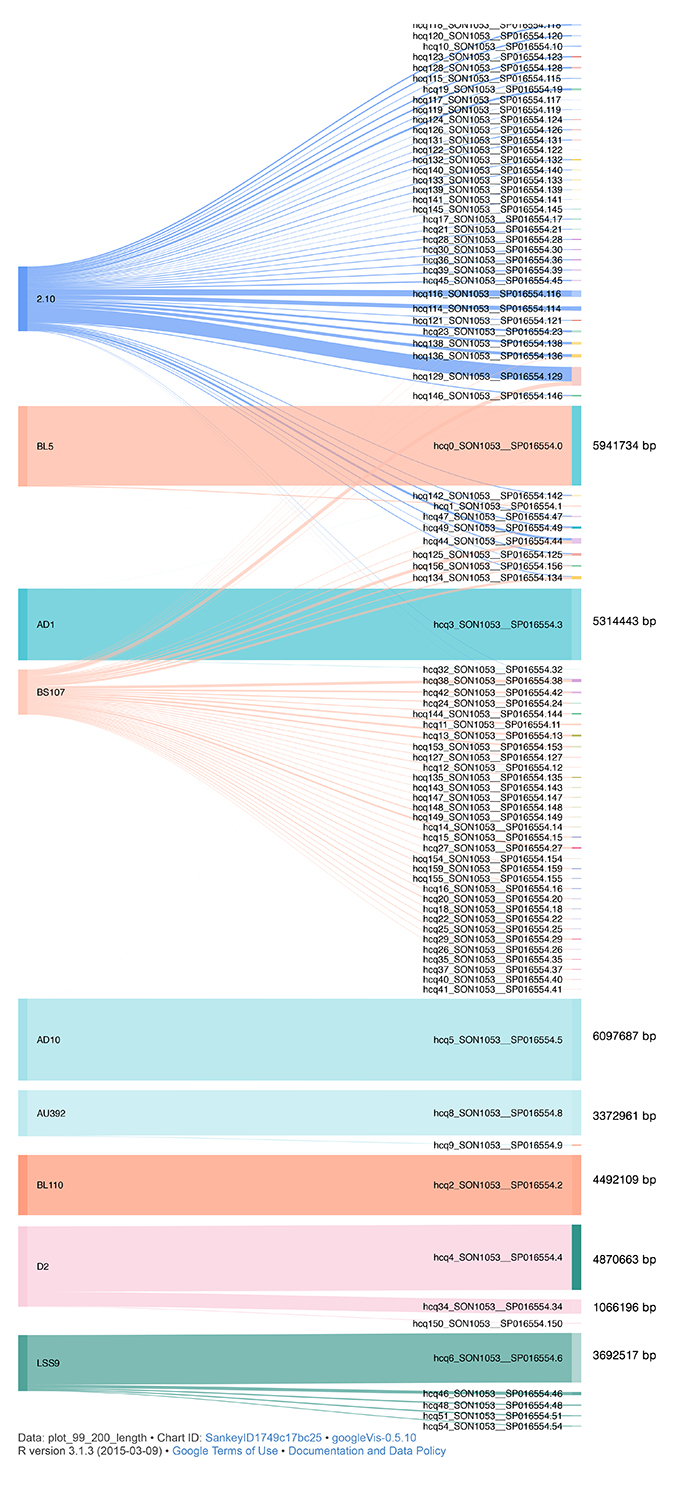

Reproduce this figure in R.

library(googleVis)

plot_99_200_length = read.csv('/Users/songweizhi/Desktop/googleVis_example_data.csv', header = TRUE)
Sankey_plot_99_200_length <- gvisSankey(plot_99_200_length,
                                        options = list(sankey = "{node:{colorMode:'unique', labelPadding: 10 },link:{colorMode:'source'}}", 
                                                       height = 1200, 
                                                       width = 600))
plot(Sankey_plot_99_200_length)
